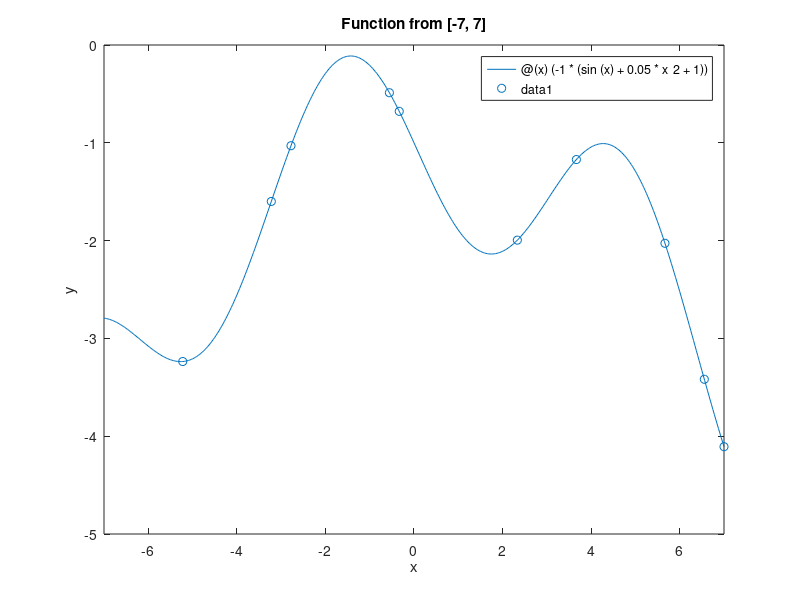

MATLAB code for this plot:
clear;clc;

fn = @(x) (-1 * (sin(x) + 0.05*x^2 + 1));
z = 10;
x_int = [-7 7]
%Iteration 1

fplot(fn, x_int)
title('Function from [-7, 7]')
xlabel('x');
ylabel('y');

hold on
% %Iter 5
% y = [-0.11229277260835424, -0.11229277260835424, -0.11229277260835424, -0.11229277260835424, -0.11229277260835424, -0.11229277260835424, -2.1342968466406536, -2.0273573138112457, -1.1709451736338776, -0.6783608587594028]
% x = [-1.4444444444444446, -1.4444444444444446, -1.4444444444444446, -1.4444444444444446, -1.4444444444444446, -1.4444444444444446, 1.666666666666666, 5.666666666666666, 3.666666666666666, -0.3333333333333339] 
% Iter 4
% x = [-0.3333333333333339, -0.3333333333333339, -0.3333333333333339, -0.3333333333333339, -5.0, 6.333333333333332, 1.666666666666666, 4.111111111111111, 4.111111111111111, -0.3333333333333339] 
% y = [-0.6783608587594028, -0.6783608587594028, -0.6783608587594028, -0.6783608587594028, -3.2089242746631386, -3.0556825654377264, -2.1342968466406536, -1.0204483264220747, -1.0204483264220747, -0.6783608587594028]
% Iter 3
% x = [-0.3333333333333339, -0.3333333333333339, -0.3333333333333339, -0.3333333333333339, -0.3333333333333339, 6.333333333333332, 1.666666666666666, -3.0, 5.0, -2.7777777777777777] 
% y = [-0.6783608587594028, -0.6783608587594028, -0.6783608587594028, -0.6783608587594028, -0.6783608587594028, -3.0556825654377264, -2.1342968466406536, -1.3088799919401328, -1.2910757253368614, -1.0299604777347366]
% Iter 2
% x = [-0.3333333333333339, -0.3333333333333339, -0.3333333333333339, -0.3333333333333339, 6.333333333333332, 2.333333333333332, 5.444444444444443, 5.222222222222221, -3.0, -2.7777777777777777] 
% y = [-0.6783608587594028, -0.6783608587594028, -0.6783608587594028, -0.6783608587594028, -3.0556825654377264, -1.9953081039605474, -1.7382966628445353, -1.4907543438623208, -1.3088799919401328, -1.0299604777347366]
% Iter 1
x = [-0.5555555555555562, -0.3333333333333339, -2.7777777777777777, 3.666666666666666, -3.2222222222222223, 2.333333333333332, 5.666666666666666, -5.222222222222222, 6.555555555555555, 7.0]
y = [-0.4880167129935661, -0.6783608587594028, -1.0299604777347366, -1.1709451736338776, -1.5996780356465323, -1.9953081039605474, -2.0273573138112457, -3.236406149964839, -3.4177804937919745, -4.106986598718789] 

scatter(x,y)